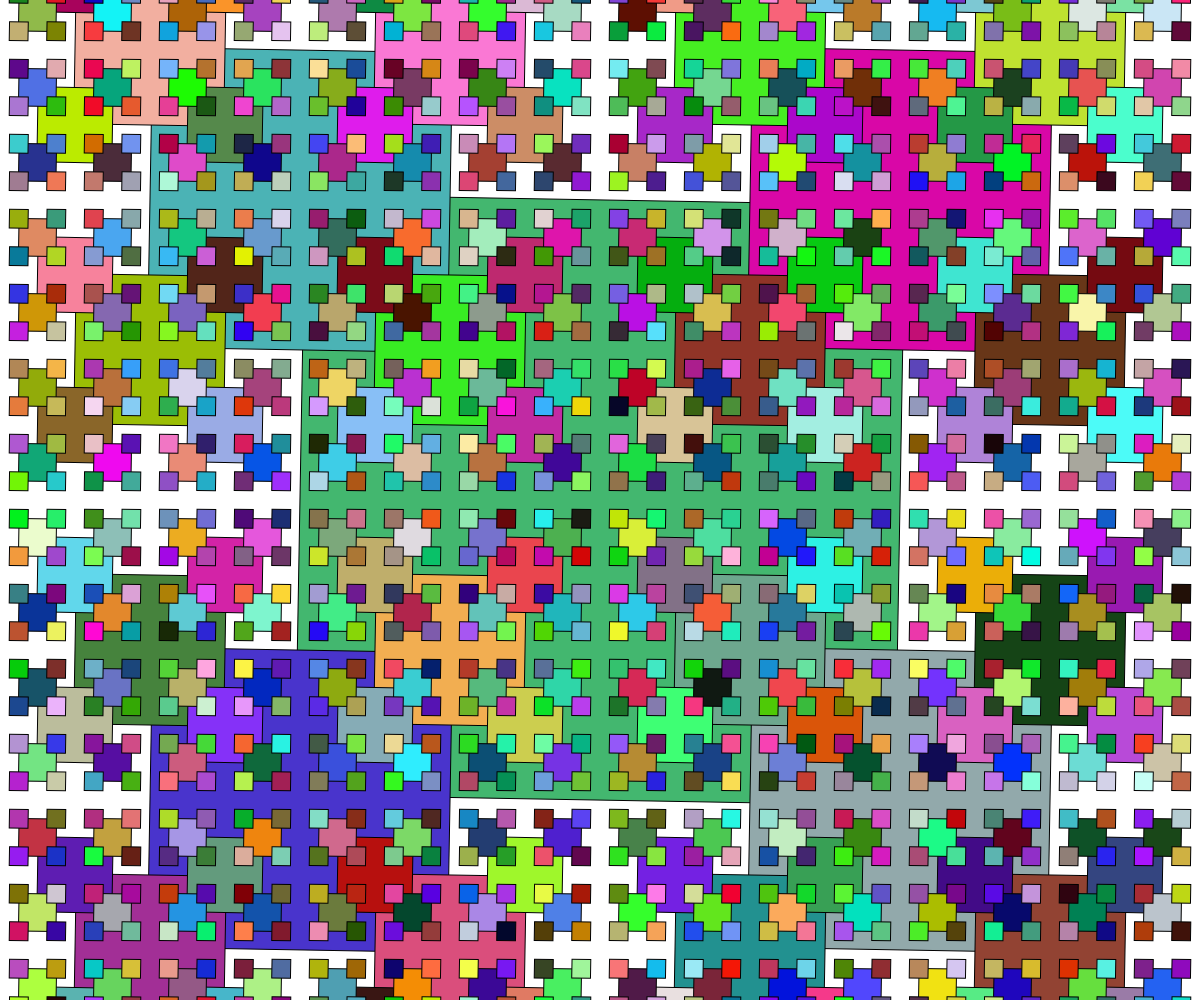
Frame 1 (no input)
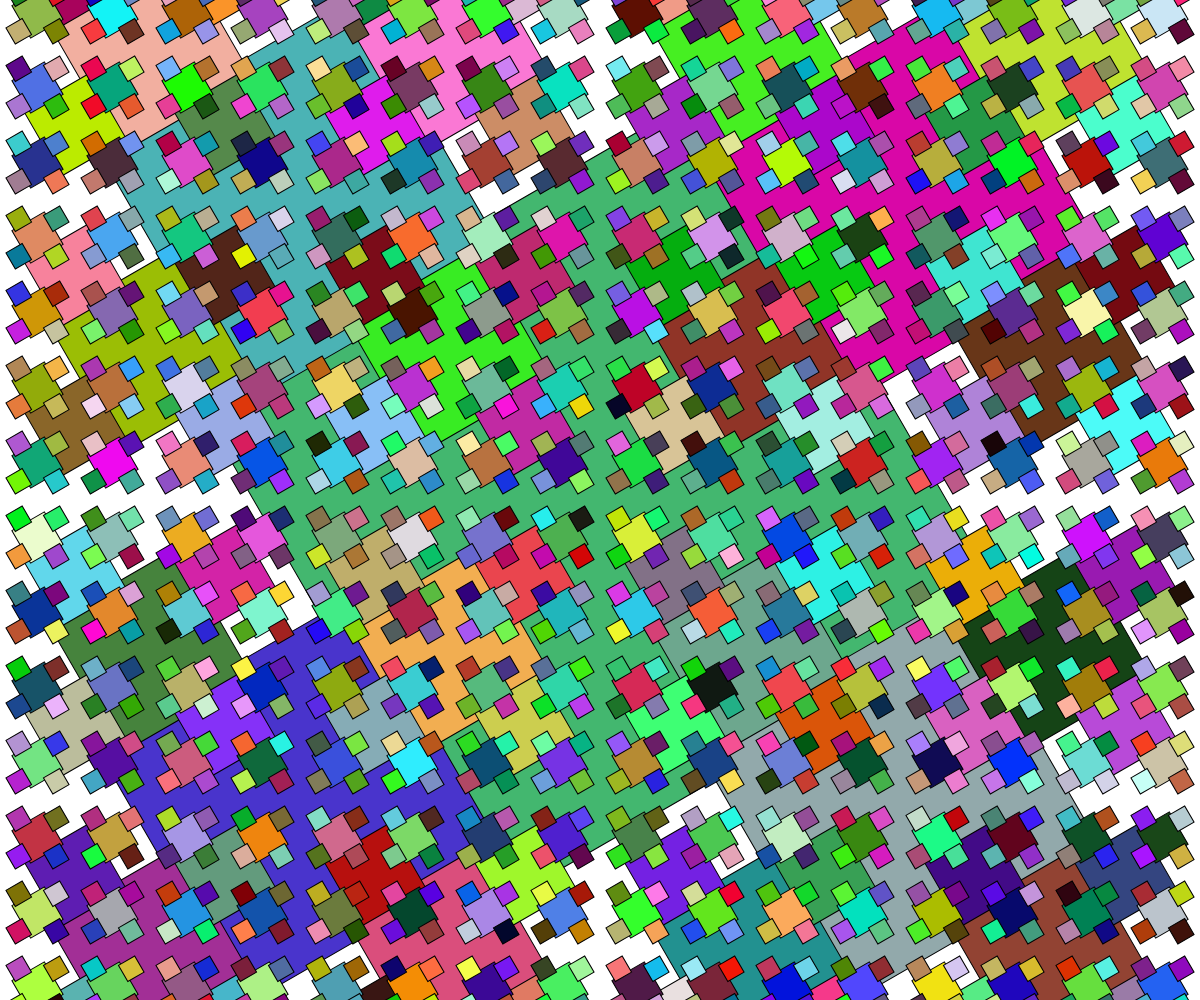
Frame 60 (no input)
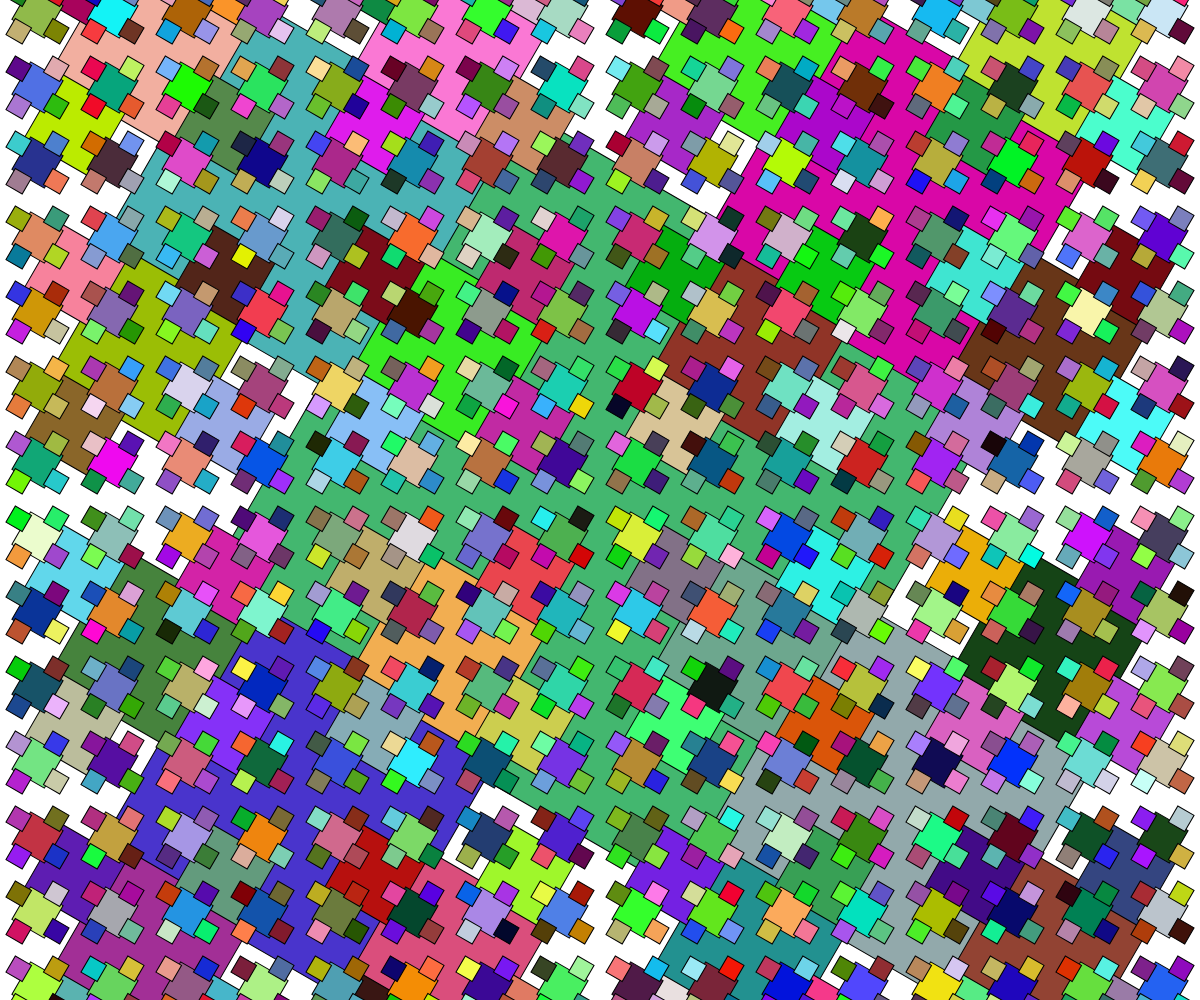
Frame 120 (the mouse pressed at the canvas centre since frame 60)

The p5.js sketch that drew these frames (run headless with seeded random() and noise() and a simulated clock; from frame 60 on, the mouse is pressed at the canvas centre):

// p5.js sketch
// ── sketch.js
// Recursions and Fractals
// Adeeb Rahman
// 11.13.2024
//

let seed;

function setup() {
  createCanvas(windowWidth, windowHeight);
  noFill();
  seed = random(0, 100);
}

function draw() {
  background(255);
  randomSeed(seed);
  // circleInCircle(width/2, height/2, width);
  // cantor(width*0.1, height*0.3, width*0.8, 6);
  // circleFractal(width/2, height/2, height/2);
  squareFractal(width/2, height/2, width/2);
}

function circleInCircle(x, y, d) {
  if (d > 10) {
    circle(x, y, d);
    let den = map(mouseX, 0, width, 1.01, 1.5);
    circleInCircle(x,y,d/den);
  }
  //implicit base case

}

function cantor(x, y, len, depth) {
  if (depth > 0) {
    line(x, y, x + len, y);
    let newY = y + 20;
    cantor(x, newY, len/3, depth - 1);
    cantor(x + 2*len/3, newY, len/3, depth - 1);
  }
  //base case
}

function circleFractal(x, y, d) {
  if (d>2) {
    circle(x, y, d);
    
    circleFractal(x - d/2, y, d/2);
    circleFractal(x + d/2, y, d/2);
    circleFractal(x, y + d/2, d/2);
  }
  //base
}

function squareFractal(x, y, len) {
  if (len > 10) {
    rectMode(CENTER);
    fill(random(255), random(255), random(255));
    
    push();
    translate(x, y);
    rotate(radians(frameCount));
    square(0, 0, len);
    pop();

    squareFractal(x-len/2, y-len/2, len/2);
    squareFractal(x+len/2, y+len/2, len/2);
    squareFractal(x+len/2, y-len/2, len/2);
    squareFractal(x-len/2, y+len/2, len/2);
  }
  //base case
}
